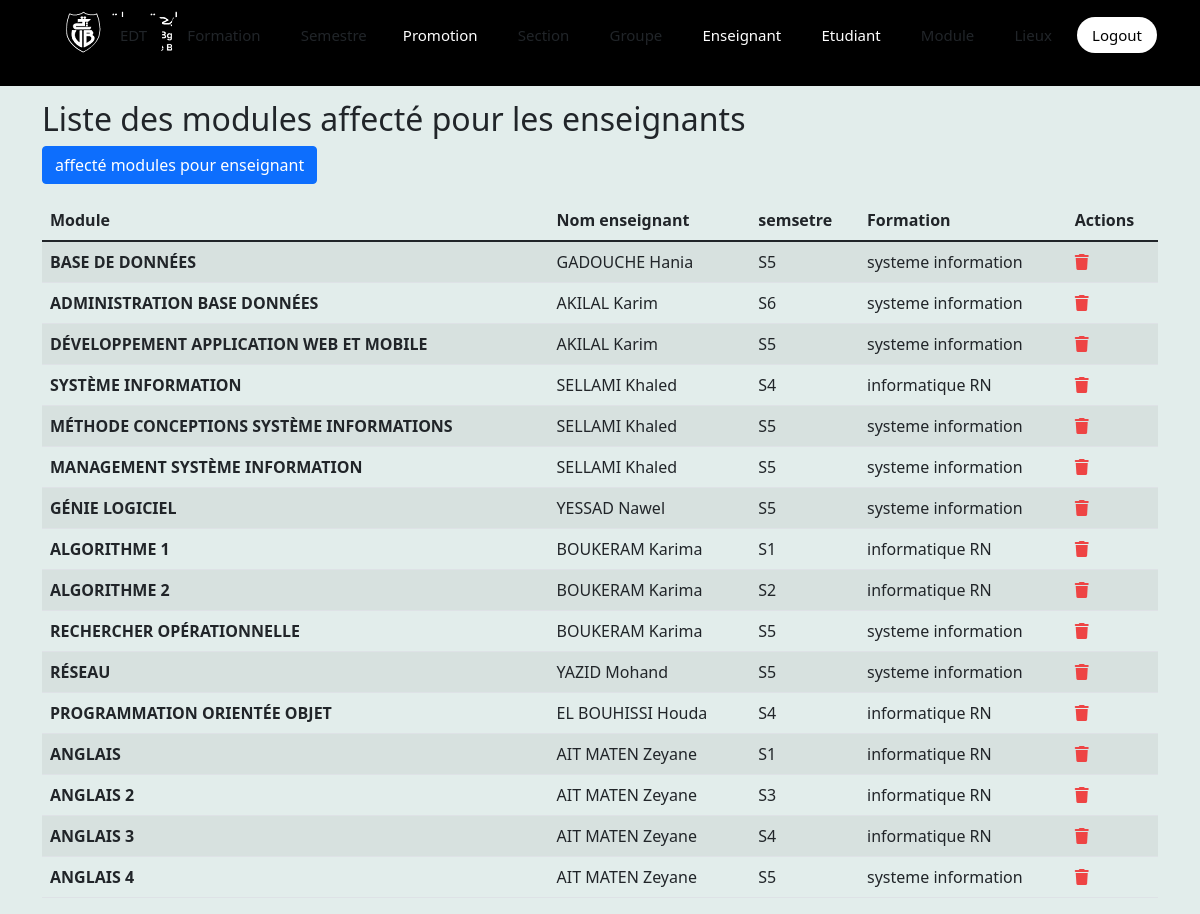
The page /espaceModENS/ListeModEns.php on the database its author committed.
### tables this page shows
CREATE TABLE `ens_mod` (
  `id_mod` int(11) NOT NULL,
  `id_ens` int(11) NOT NULL
);

CREATE TABLE `module` (
  `id_mod` int(11) NOT NULL,
  `nom_mod` varchar(255) NOT NULL,
  `lib_mod` varchar(5) NOT NULL,
  `nb_cours` int(11) NOT NULL,
  `nb_td` int(11) NOT NULL,
  `nb_tp` int(11) NOT NULL,
  `id_sem` int(11) NOT NULL
);

CREATE TABLE `enseignant` (
  `id_ens` int(11) NOT NULL,
  `nom_ens` varchar(50) NOT NULL,
  `prenom_ens` varchar(50) NOT NULL,
  `email_ens` varchar(50) NOT NULL,
  `date_naiss_ens` date NOT NULL
);

CREATE TABLE `semestre` (
  `id_sem` int(11) NOT NULL,
  `lib_sem` enum('S1','S2','S3','S4','S5','S6','S7','S8','S9','S10') NOT NULL,
  `date_debut` date NOT NULL,
  `date_fin` date NOT NULL,
  `id_for` int(11) NOT NULL
);

CREATE TABLE `formation` (
  `id_for` int(11) NOT NULL,
  `nom_for` varchar(255) NOT NULL
);

### espaceModENS/ListeModEns.php (the view, shortened to what this page needs)
<!DOCTYPE html>
<html lang="en">
<head>
    <link rel="stylesheet" href="https://cdn.jsdelivr.net/npm/bootstrap@5.1.3/dist/css/bootstrap.min.css" />
    <link rel="stylesheet" href="https://cdnjs.cloudflare.com/ajax/libs/font-awesome/6.0.0-beta3/css/all.min.css" />
    <link rel="stylesheet" href="stylelisteEM.css" />
</head>
<body>
    <?php
   include("../nav_bar.php");
  ?>
    <div class="container">
    <h2> Liste des modules affecté pour les enseignants </h2>
        <div class="row pt-0">
            <a href="sem-forEns.php">
                <buttun class="btn btn-primary" type="button">
                    affecté modules pour enseignant</buttun>
            </a>
        </div>
        <table class=" table table-striped mt-3">
            <thead>
                <tr>
                    <th>Module</th>
                    <th>Nom enseignant</th>
                    <th>semsetre </th>
                    <th>Formation</th>
                    <th>Actions</th>
                </tr>
            </thead>
            <tbody>
                <?php
                require("../connexion.php");
                $resultat=$db->prepare("SELECT * from ens_mod  INNER JOIN enseignant  ON ens_mod.id_ens =  enseignant.id_ens
                INNER JOIN module  ON ens_mod.id_mod = module.id_mod INNER join semestre on semestre.id_sem= module.id_sem
                INNER join formation on semestre.id_for= formation.id_for");
                $resultat->execute();
                while($tuple=$resultat->fetch()){ ?>
                <tr>
                    <th scope="row"><?php echo $tuple['nom_mod'] ;?></th>
                    <td ><?php echo $tuple['nom_ens']." ".$tuple['prenom_ens'] ;?></td>
                    <td><?php echo $tuple['lib_sem']; ?></td>
                    <td><?php echo $tuple['nom_for']; ?></td>
                    <td>
                        <i class="fa fa-trash fa-1x red-icon" data-bs-toggle="modal"
                            data-bs-target="#exempleModal<?php echo $tuple['id_ens'];?>"></i>
                    </td>
                </tr>
                <?php }?>
            </tbody>
        </table>
    </div>
</body>
</html>

### nav_bar.php (shortened to what this page needs)
<nav>
        <ul>
            <li><a>EDT</a>
            </li>
            <li><a >Formation</a>
            </li>
            <li><a >Semestre</a>
            <li><a href="">Promotion</a>
            </li>
            </li>
            <li><a>Section</a>
            </li>
            <li><a >Groupe</a>
        </li>
            <li><a href="">Enseignant</a>
            </li>
            <li><a href="">Etudiant</a>
            </li>
            <li><a >Module</a>
            </li>
            <li><a >Lieux</a>
            </li>
            <li><a id="dex" href="deconnexion.php">Logout</a></li>
        </ul>
    </nav>

### espaceModENS/stylelisteEM.css (style rules this page uses)
i[class="fa fa-trash fa-1x red-icon"] { color: rgb(238, 68, 68); }
h2 { margin-top: 10px; }
.container { margin-top: 20px; }

### nav_bar.php (style rules this page uses)
* { margin: 0; padding: 0; box-sizing: border-box; font-family: 'Segoe UI', Tahoma, Geneva, Verdana, sans-serif; }
body { margin-top: 100px; position: relative; background-color: rgb(226, 237, 235); }
nav { background: black; padding-right: 0px; position: fixed; z-index: 1; right: 0; width: 100%; top: 0; }
nav:after { content: ""; clear: both; display: table; }
nav ul { float: right; list-style: none; margin-right: 40px; position: relative; }
nav ul li { display: inline-block; margin: 0 3px; }
nav ul li a { background: black; border-radius: 5px; color: white; text-decoration: none; line-height: 70px; font-size: 15px; padding: 8px 15px; }
#dex { width: 1px; background-color: white; color: black; border-radius: 50px; -webkit-border-radius: 50px; -moz-border-radius: 50px; -ms-border-radius: 50px; -o-border-radius: 50px; }

### rows shown on the page
ens_mod: id_mod.nom_mod "BASE DE DONNÉES", id_ens.nom_ens "GADOUCHE", id_ens.prenom_ens "Hania", semestre.lib_sem "S5", formation.nom_for "systeme information"
ens_mod: id_mod.nom_mod "ADMINISTRATION BASE DONNÉES", id_ens.nom_ens "AKILAL", id_ens.prenom_ens "Karim", semestre.lib_sem "S6", formation.nom_for "systeme information"
ens_mod: id_mod.nom_mod "DÉVELOPPEMENT APPLICATION WEB ET MOBILE", id_ens.nom_ens "AKILAL", id_ens.prenom_ens "Karim", semestre.lib_sem "S5", formation.nom_for "systeme information"
ens_mod: id_mod.nom_mod "SYSTÈME INFORMATION", id_ens.nom_ens "SELLAMI", id_ens.prenom_ens "Khaled", semestre.lib_sem "S4", formation.nom_for "informatique RN"
ens_mod: id_mod.nom_mod "MÉTHODE CONCEPTIONS SYSTÈME INFORMATIONS", id_ens.nom_ens "SELLAMI", id_ens.prenom_ens "Khaled", semestre.lib_sem "S5", formation.nom_for "systeme information"
ens_mod: id_mod.nom_mod "MANAGEMENT SYSTÈME INFORMATION", id_ens.nom_ens "SELLAMI", id_ens.prenom_ens "Khaled", semestre.lib_sem "S5", formation.nom_for "systeme information"
ens_mod: id_mod.nom_mod "GÉNIE LOGICIEL", id_ens.nom_ens "YESSAD", id_ens.prenom_ens "Nawel", semestre.lib_sem "S5", formation.nom_for "systeme information"
ens_mod: id_mod.nom_mod "ALGORITHME 1", id_ens.nom_ens "BOUKERAM", id_ens.prenom_ens "Karima", semestre.lib_sem "S1", formation.nom_for "informatique RN"
ens_mod: id_mod.nom_mod "ALGORITHME 2", id_ens.nom_ens "BOUKERAM", id_ens.prenom_ens "Karima", semestre.lib_sem "S2", formation.nom_for "informatique RN"
ens_mod: id_mod.nom_mod "RECHERCHER OPÉRATIONNELLE", id_ens.nom_ens "BOUKERAM", id_ens.prenom_ens "Karima", semestre.lib_sem "S5", formation.nom_for "systeme information"
ens_mod: id_mod.nom_mod "RÉSEAU", id_ens.nom_ens "YAZID", id_ens.prenom_ens "Mohand", semestre.lib_sem "S5", formation.nom_for "systeme information"
ens_mod: id_mod.nom_mod "PROGRAMMATION ORIENTÉE OBJET", id_ens.nom_ens "EL BOUHISSI", id_ens.prenom_ens "Houda", semestre.lib_sem "S4", formation.nom_for "informatique RN"
ens_mod: id_mod.nom_mod "ANGLAIS", id_ens.nom_ens "AIT MATEN", id_ens.prenom_ens "Zeyane", semestre.lib_sem "S1", formation.nom_for "informatique RN"
ens_mod: id_mod.nom_mod "ANGLAIS 2", id_ens.nom_ens "AIT MATEN", id_ens.prenom_ens "Zeyane", semestre.lib_sem "S3", formation.nom_for "informatique RN"
ens_mod: id_mod.nom_mod "ANGLAIS 3", id_ens.nom_ens "AIT MATEN", id_ens.prenom_ens "Zeyane", semestre.lib_sem "S4", formation.nom_for "informatique RN"
ens_mod: id_mod.nom_mod "ANGLAIS 4", id_ens.nom_ens "AIT MATEN", id_ens.prenom_ens "Zeyane", semestre.lib_sem "S5", formation.nom_for "systeme information"
